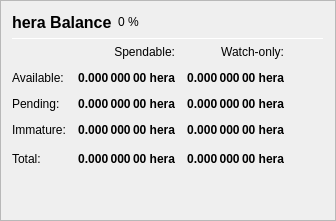
                   <widget class="QFrame" name="frame_Balances">
                    <property name="frameShape">
                     <enum>QFrame::StyledPanel</enum>
                    </property>
                    <property name="frameShadow">
                     <enum>QFrame::Raised</enum>
                    </property>
                    <layout class="QVBoxLayout" name="verticalLayout_4">
                     <item>
                      <layout class="QHBoxLayout" name="horizontalLayout_4">
                       <item>
                        <widget class="QLabel" name="label_5">
                         <property name="minimumSize">
                          <size>
                           <width>0</width>
                           <height>20</height>
                          </size>
                         </property>
                         <property name="font">
                          <font>
                           <pointsize>12</pointsize>
                           <weight>75</weight>
                           <bold>true</bold>
                          </font>
                         </property>
                         <property name="text">
                          <string>hera Balance</string>
                         </property>
                        </widget>
                       </item>
                       <item>
                        <widget class="QLabel" name="labelECAPercent">
                         <property name="text">
                          <string notr="true">0 %</string>
                         </property>
                        </widget>
                       </item>
                       <item>
                        <spacer name="horizontalSpacer_3">
                         <property name="orientation">
                          <enum>Qt::Horizontal</enum>
                         </property>
                         <property name="sizeHint" stdset="0">
                          <size>
                           <width>40</width>
                           <height>20</height>
                          </size>
                         </property>
                        </spacer>
                       </item>
                      </layout>
                     </item>
                     <item>
                      <widget class="Line" name="line_Balance">
                       <property name="minimumSize">
                        <size>
                         <width>0</width>
                         <height>1</height>
                        </size>
                       </property>
                       <property name="maximumSize">
                        <size>
                         <width>16777215</width>
                         <height>1</height>
                        </size>
                       </property>
                       <property name="orientation">
                        <enum>Qt::Horizontal</enum>
                       </property>
                      </widget>
                     </item>
                     <item>
                      <layout class="QGridLayout" name="gridLayout">
                       <property name="spacing">
                        <number>12</number>
                       </property>
                       <item row="0" column="1">
                        <widget class="QLabel" name="labelSpendable">
                         <property name="text">
                          <string>Spendable:</string>
                         </property>
                         <property name="alignment">
                          <set>Qt::AlignRight|Qt::AlignTrailing|Qt::AlignVCenter</set>
                         </property>
                        </widget>
                       </item>
                       <item row="0" column="2">
                        <widget class="QLabel" name="labelWatchonly">
                         <property name="text">
                          <string>Watch-only:</string>
                         </property>
                         <property name="alignment">
                          <set>Qt::AlignRight|Qt::AlignTrailing|Qt::AlignVCenter</set>
                         </property>
                        </widget>
                       </item>
                       <item row="1" column="0">
                        <widget class="QLabel" name="labelBalanceText">
                         <property name="text">
                          <string>Available:</string>
                         </property>
                        </widget>
                       </item>
                       <item row="1" column="1">
                        <widget class="QLabel" name="labelBalance">
                         <property name="font">
                          <font>
                           <weight>75</weight>
                           <bold>true</bold>
                          </font>
                         </property>
                         <property name="cursor">
                          <cursorShape>IBeamCursor</cursorShape>
                         </property>
                         <property name="toolTip">
                          <string>Your current spendable balance</string>
                         </property>
                         <property name="text">
                          <string notr="true">0.000 000 00 hera</string>
                         </property>
                         <property name="alignment">
                          <set>Qt::AlignRight|Qt::AlignTrailing|Qt::AlignVCenter</set>
                         </property>
                         <property name="textInteractionFlags">
                          <set>Qt::LinksAccessibleByMouse|Qt::TextSelectableByKeyboard|Qt::TextSelectableByMouse</set>
                         </property>
                        </widget>
                       </item>
                       <item row="1" column="2">
                        <widget class="QLabel" name="labelWatchAvailable">
                         <property name="font">
                          <font>
                           <weight>75</weight>
                           <bold>true</bold>
                          </font>
                         </property>
                         <property name="cursor">
                          <cursorShape>IBeamCursor</cursorShape>
                         </property>
                         <property name="toolTip">
                          <string>Your current balance in watch-only addresses</string>
                         </property>
                         <property name="text">
                          <string notr="true">0.000 000 00 hera</string>
                         </property>
                         <property name="alignment">
                          <set>Qt::AlignRight|Qt::AlignTrailing|Qt::AlignVCenter</set>
                         </property>
                         <property name="textInteractionFlags">
                          <set>Qt::LinksAccessibleByMouse|Qt::TextSelectableByKeyboard|Qt::TextSelectableByMouse</set>
                         </property>
                        </widget>
                       </item>
                       <item row="2" column="0">
                        <widget class="QLabel" name="labelPendingText">
                         <property name="text">
                          <string>Pending:</string>
                         </property>
                        </widget>
                       </item>
                       <item row="2" column="1">
                        <widget class="QLabel" name="labelUnconfirmed">
                         <property name="font">
                          <font>
                           <weight>75</weight>
                           <bold>true</bold>
                          </font>
                         </property>
                         <property name="cursor">
                          <cursorShape>IBeamCursor</cursorShape>
                         </property>
                         <property name="toolTip">
                          <string>Total of transactions that have yet to be confirmed, and do not yet count toward the spendable balance</string>
                         </property>
                         <property name="text">
                          <string notr="true">0.000 000 00 hera</string>
                         </property>
                         <property name="alignment">
                          <set>Qt::AlignRight|Qt::AlignTrailing|Qt::AlignVCenter</set>
                         </property>
                         <property name="textInteractionFlags">
                          <set>Qt::LinksAccessibleByMouse|Qt::TextSelectableByKeyboard|Qt::TextSelectableByMouse</set>
                         </property>
                        </widget>
                       </item>
                       <item row="2" column="2">
                        <widget class="QLabel" name="labelWatchPending">
                         <property name="font">
                          <font>
                           <weight>75</weight>
                           <bold>true</bold>
                          </font>
                         </property>
                         <property name="cursor">
                          <cursorShape>IBeamCursor</cursorShape>
                         </property>
                         <property name="toolTip">
                          <string>Unconfirmed transactions to watch-only addresses</string>
                         </property>
                         <property name="text">
                          <string notr="true">0.000 000 00 hera</string>
                         </property>
                         <property name="alignment">
                          <set>Qt::AlignRight|Qt::AlignTrailing|Qt::AlignVCenter</set>
                         </property>
                         <property name="textInteractionFlags">
                          <set>Qt::LinksAccessibleByMouse|Qt::TextSelectableByKeyboard|Qt::TextSelectableByMouse</set>
                         </property>
                        </widget>
                       </item>
                       <item row="3" column="0">
                        <widget class="QLabel" name="labelImmatureText">
                         <property name="text">
                          <string>Immature:</string>
                         </property>
                        </widget>
                       </item>
                       <item row="3" column="1">
                        <widget class="QLabel" name="labelImmature">
                         <property name="font">
                          <font>
                           <weight>75</weight>
                           <bold>true</bold>
                          </font>
                         </property>
                         <property name="cursor">
                          <cursorShape>IBeamCursor</cursorShape>
                         </property>
                         <property name="toolTip">
                          <string>Staked rewards that has not yet matured</string>
                         </property>
                         <property name="text">
                          <string notr="true">0.000 000 00 hera</string>
                         </property>
                         <property name="alignment">
                          <set>Qt::AlignRight|Qt::AlignTrailing|Qt::AlignVCenter</set>
                         </property>
                         <property name="textInteractionFlags">
                          <set>Qt::LinksAccessibleByMouse|Qt::TextSelectableByKeyboard|Qt::TextSelectableByMouse</set>
                         </property>
                        </widget>
                       </item>
                       <item row="3" column="2">
                        <widget class="QLabel" name="labelWatchImmature">
                         <property name="font">
                          <font>
                           <weight>75</weight>
                           <bold>true</bold>
                          </font>
                         </property>
                         <property name="cursor">
                          <cursorShape>IBeamCursor</cursorShape>
                         </property>
                         <property name="toolTip">
                          <string>Staked or masternode rewards in watch-only addresses that has not yet matured</string>
                         </property>
                         <property name="text">
                          <string notr="true">0.000 000 00 hera</string>
                         </property>
                         <property name="alignment">
                          <set>Qt::AlignRight|Qt::AlignTrailing|Qt::AlignVCenter</set>
                         </property>
                         <property name="textInteractionFlags">
                          <set>Qt::LinksAccessibleByMouse|Qt::TextSelectableByKeyboard|Qt::TextSelectableByMouse</set>
                         </property>
                        </widget>
                       </item>
                       <!--
                       <item row="4" column="0">
                        <widget class="QLabel" name="labelLockedBalanceText">
                         <property name="toolTip">
                          <string>Locked hera or Masternode collaterals. These are excluded from zECA minting.</string>
                         </property>
                         <property name="text">
                          <string>Locked:</string>
                         </property>
                        </widget>
                       </item>
                       <item row="4" column="1">
                        <widget class="QLabel" name="labelLockedBalance">
                         <property name="font">
                          <font>
                           <weight>75</weight>
                           <bold>true</bold>
                          </font>
                         </property>
                         <property name="cursor">
                          <cursorShape>IBeamCursor</cursorShape>
                         </property>
                         <property name="toolTip">
                          <string>Locked hera or Masternode collaterals. These are excluded from zECA minting.</string>
                         </property>
                         <property name="text">
                          <string notr="true">0.000 000 00 hera</string>
                         </property>
                         <property name="alignment">
                          <set>Qt::AlignRight|Qt::AlignTrailing|Qt::AlignVCenter</set>
                         </property>
                         <property name="textInteractionFlags">
                          <set>Qt::LinksAccessibleByMouse|Qt::TextSelectableByKeyboard|Qt::TextSelectableByMouse</set>
                         </property>
                        </widget>
                       </item>
                       <item row="4" column="2">
                        <widget class="QLabel" name="labelWatchLocked">
                         <property name="font">
                          <font>
                           <weight>75</weight>
                           <bold>true</bold>
                          </font>
                         </property>
                         <property name="cursor">
                          <cursorShape>IBeamCursor</cursorShape>
                         </property>
                         <property name="toolTip">
                          <string>Current locked balance in watch-only addresses</string>
                         </property>
                         <property name="text">
                          <string notr="true">0.000 000 00 hera</string>
                         </property>
                         <property name="alignment">
                          <set>Qt::AlignRight|Qt::AlignTrailing|Qt::AlignVCenter</set>
                         </property>
                         <property name="textInteractionFlags">
                          <set>Qt::LinksAccessibleByMouse|Qt::TextSelectableByKeyboard|Qt::TextSelectableByMouse</set>
                         </property>
                        </widget>
                       </item>
                       -->
                       <item row="5" column="0">
                        <widget class="QLabel" name="labelTotalText">
                         <property name="toolTip">
                          <string>Your current hera balance, unconfirmed and immature transactions included</string>
                         </property>
                         <property name="text">
                          <string>Total:</string>
                         </property>
                        </widget>
                       </item>
                       <item row="5" column="1">
                        <widget class="QLabel" name="labelTotal">
                         <property name="font">
                          <font>
                           <weight>75</weight>
                           <bold>true</bold>
                          </font>
                         </property>
                         <property name="cursor">
                          <cursorShape>IBeamCursor</cursorShape>
                         </property>
                         <property name="toolTip">
                          <string>Your current hera balance, unconfirmed and immature transactions included</string>
                         </property>
                         <property name="text">
                          <string notr="true">0.000 000 00 hera</string>
                         </property>
                         <property name="alignment">
                          <set>Qt::AlignRight|Qt::AlignTrailing|Qt::AlignVCenter</set>
                         </property>
                         <property name="textInteractionFlags">
                          <set>Qt::LinksAccessibleByMouse|Qt::TextSelectableByKeyboard|Qt::TextSelectableByMouse</set>
                         </property>
                        </widget>
                       </item>
                       <item row="5" column="2">
                        <widget class="QLabel" name="labelWatchTotal">
                         <property name="font">
                          <font>
                           <weight>75</weight>
                           <bold>true</bold>
                          </font>
                         </property>
                         <property name="cursor">
                          <cursorShape>IBeamCursor</cursorShape>
                         </property>
                         <property name="toolTip">
                          <string>Current total balance in watch-only addresses</string>
                         </property>
                         <property name="text">
                          <string notr="true">0.000 000 00 hera</string>
                         </property>
                         <property name="alignment">
                          <set>Qt::AlignRight|Qt::AlignTrailing|Qt::AlignVCenter</set>
                         </property>
                         <property name="textInteractionFlags">
                          <set>Qt::LinksAccessibleByMouse|Qt::TextSelectableByKeyboard|Qt::TextSelectableByMouse</set>
                         </property>
                        </widget>
                       </item>
                       <item row="5" column="3">
                        <spacer name="horizontalSpacer_9">
                         <property name="orientation">
                          <enum>Qt::Horizontal</enum>
                         </property>
                         <property name="sizeHint" stdset="0">
                          <size>
                           <width>40</width>
                           <height>20</height>
                          </size>
                         </property>
                        </spacer>
                       </item>
                      </layout>
                     </item>
                     <item>
                      <spacer name="verticalSpacer_3">
                       <property name="orientation">
                        <enum>Qt::Vertical</enum>
                       </property>
                       <property name="sizeHint" stdset="0">
                        <size>
                         <width>20</width>
                         <height>40</height>
                        </size>
                       </property>
                      </spacer>
                     </item>
                    </layout>
                   </widget>
